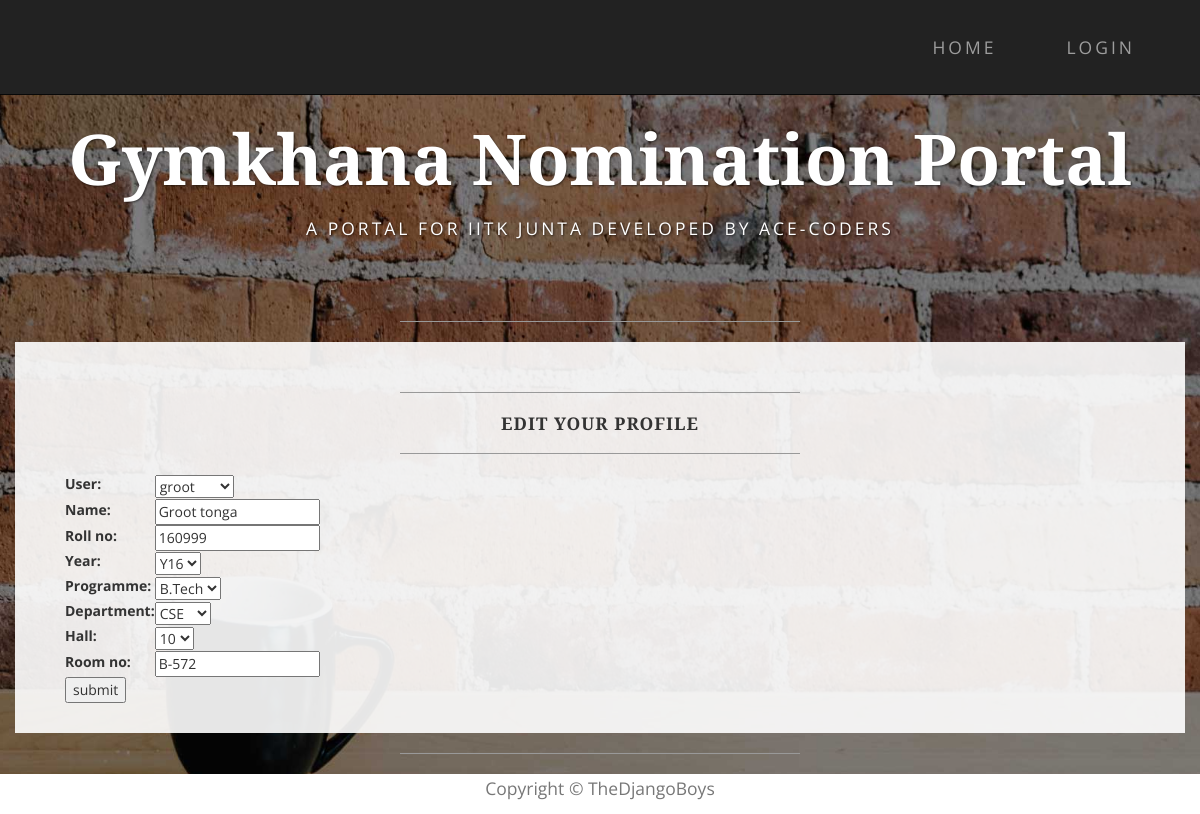
Before: /nominations/profile/update/4/ with the older database file.
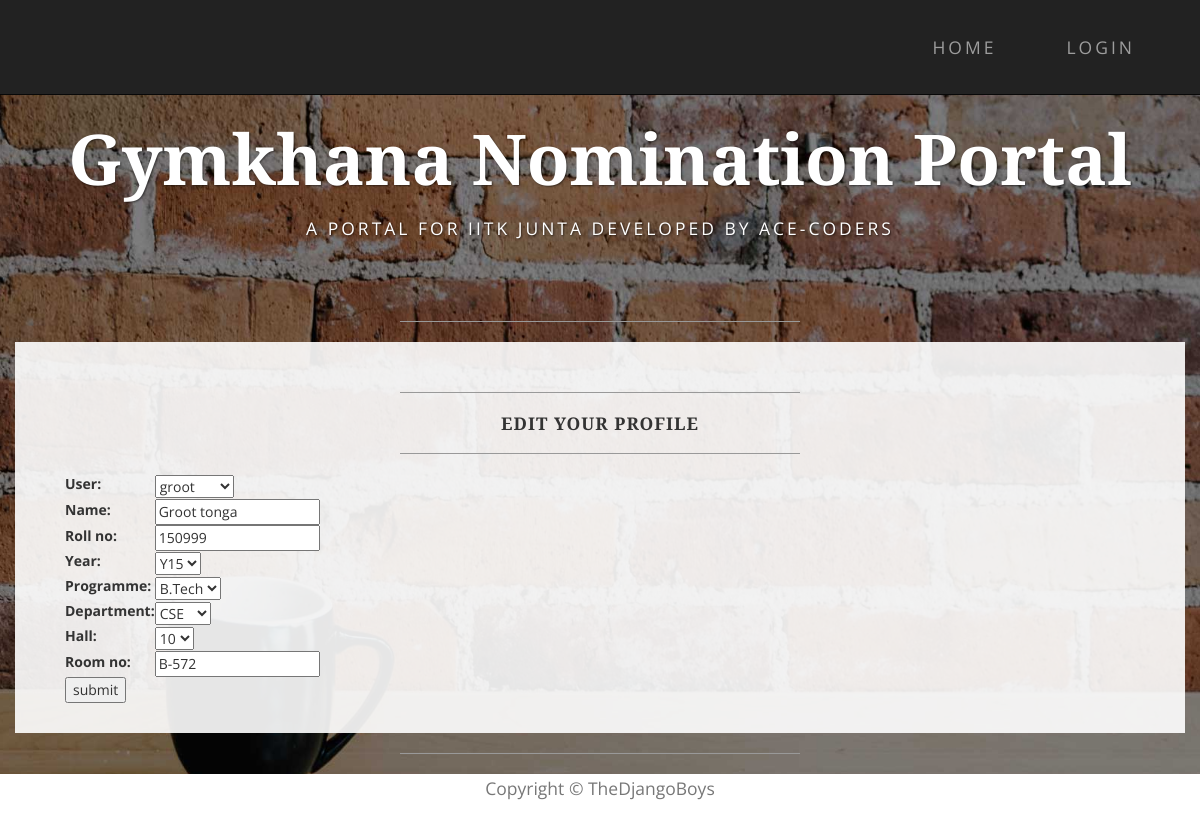
After: the same page with the newer database file.
### nomi/models.py (models this page shows, shortened)
class UserProfile(models.Model):
    user = models.OneToOneField(User, on_delete=models.CASCADE)
    name = models.CharField(max_length=40, blank=True)
    roll_no = models.IntegerField(null=True)
    year = models.CharField(max_length=4, choices=YEAR, default='Y16')
    programme = models.CharField(max_length=7, choices=PROGRAMME, default='B.Tech')
    department = models.CharField(max_length=200, choices=DEPT, default=None)
    hall = models.CharField(max_length=10, choices=HALL, default=1)
    room_no = models.CharField(max_length=10, null=True)

### nomi/views.py (the view)
# urls.py: url(r'^profile/update/(?P<pk>\d+)/$', views.UserProfileUpdate.as_view(), name='profile_update'),
class UserProfileUpdate(UpdateView):
    model = UserProfile
    fields = '__all__'
    success_url = reverse_lazy('index')

### nomi/templates/nomi/userprofile_form.html (shortened to what this page needs)
{% extends 'base.html' %}
{% load staticfiles %}
{% load bootstrap %}
{% block content %}
    <div class="container box">
        <div class="row">
            <div class="col-lg-12">
                <hr>
                <h2 class="intro-text text-center">
                    <strong>Edit Your Profile</strong>
                </h2>
            <hr>
                <div style="padding: 0 35px;">
                    <form action="" method="post">
                        <table>
                            {{form|bootstrap}}
                        </table>
                        <input type="submit" value="submit" />
                    </form>
                </div>
            </div>
        </div>
    </div>
{% endblock %}

Changed rows visible on the page:
changed UserProfile "groot": roll_no "160999" → "150999"; year "Y16" → "Y15"
